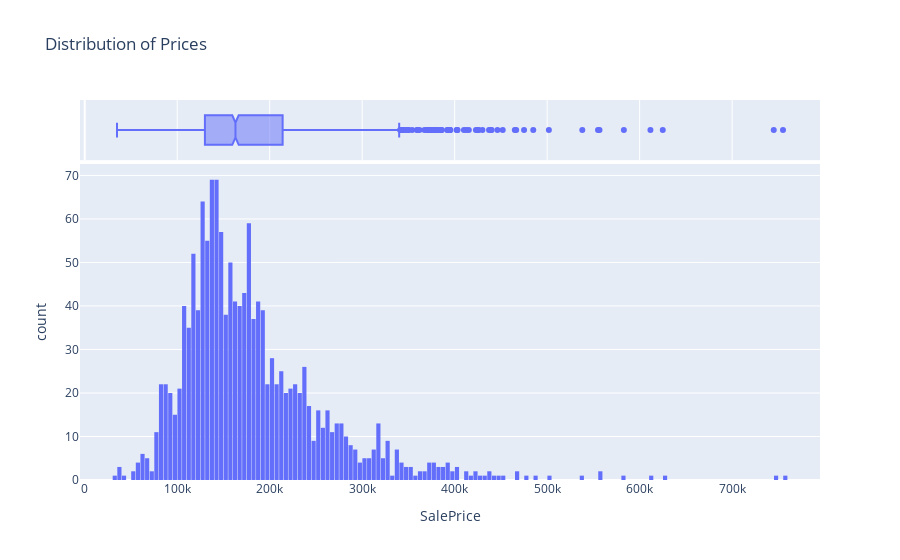

Here is the notebook cell this chart was saved with:
### Code cell
# Plotting histogram to visualize price ditribution
fig = px.histogram(prices_df,
                   x='SalePrice', 
                   marginal='box', 
                   nbins=146, 
                   title='Distribution of Prices')
fig.update_layout(bargap=0.1)
fig.show()

### Figure 1 — Plotly figure (JSON) as saved in the notebook; plotly's stock layout.template omitted (floating-point values rounded to 4 significant figures; data arrays with more than 128 entries replaced by an {"elided": "..."} marker saying what was removed)
{"data": [{"alignmentgroup": "True", "bingroup": "x", "hovertemplate": "SalePrice=%{x}<br>count=%{y}<extra></extra>", "legendgroup": "", "marker": {"color": "#636efa", "pattern": {"shape": ""}}, "name": "", "nbinsx": 146, "offsetgroup": "", "orientation": "v", "showlegend": false, "type": "histogram", "x": {"elided": "1460 int values"}, "xaxis": "x", "yaxis": "y"}, {"alignmentgroup": "True", "hovertemplate": "SalePrice=%{x}<extra></extra>", "legendgroup": "", "marker": {"color": "#636efa"}, "name": "", "notched": true, "offsetgroup": "", "showlegend": false, "type": "box", "x": {"elided": "1460 int values"}, "xaxis": "x2", "yaxis": "y2"}], "layout": {"bargap": 0.1, "barmode": "relative", "legend": {"tracegroupgap": 0}, "title": {"text": "Distribution of Prices"}, "xaxis": {"anchor": "y", "domain": [0, 1], "title": {"text": "SalePrice"}}, "xaxis2": {"anchor": "y2", "domain": [0, 1], "matches": "x", "showgrid": true, "showticklabels": false}, "yaxis": {"anchor": "x", "domain": [0, 0.8316], "title": {"text": "count"}}, "yaxis2": {"anchor": "x2", "domain": [0.8416, 1], "matches": "y2", "showgrid": false, "showline": false, "showticklabels": false, "ticks": ""}}}
